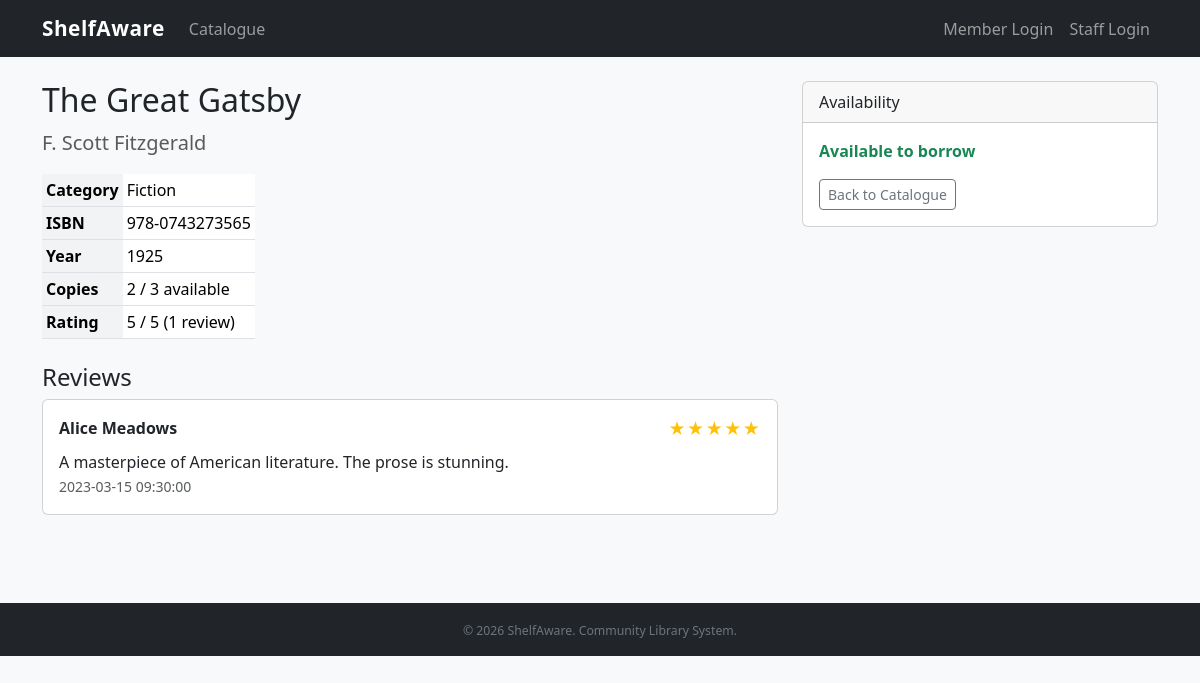
Page /book.php?id=1 on the committed database.
### tables this page shows
CREATE TABLE IF NOT EXISTS book (
    Book_id INT PRIMARY KEY AUTO_INCREMENT,
    Title VARCHAR(200) NOT NULL,
    Author VARCHAR(150) NOT NULL,
    ISBN VARCHAR(20),
    Category_id INT NOT NULL,
    CopiesTotal INT NOT NULL DEFAULT 1,
    CopiesAvailable INT NOT NULL DEFAULT 1,
    Year INT,
    CONSTRAINT fk_book_category FOREIGN KEY (Category_id) REFERENCES category(Category_id)
);

CREATE TABLE IF NOT EXISTS category (
    Category_id INT PRIMARY KEY AUTO_INCREMENT,
    Name VARCHAR(100) NOT NULL
);

CREATE TABLE IF NOT EXISTS review (
    Review_id INT PRIMARY KEY AUTO_INCREMENT,
    Book_id INT NOT NULL,
    Member_id INT NOT NULL,
    Rating TINYINT NOT NULL,
    Comment TEXT,
    CreatedAt DATETIME NOT NULL,
    CONSTRAINT fk_review_book FOREIGN KEY (Book_id) REFERENCES book(Book_id),
    CONSTRAINT fk_review_member FOREIGN KEY (Member_id) REFERENCES member(Member_id)
);

CREATE TABLE IF NOT EXISTS member (
    Member_id INT PRIMARY KEY AUTO_INCREMENT,
    Name VARCHAR(150) NOT NULL,
    Email VARCHAR(150) NOT NULL UNIQUE,
    Phone VARCHAR(20),
    JoinDate DATE NOT NULL,
    Password VARCHAR(255) NOT NULL
);

### helpers.php (called while the page is built, shortened)
<?php
function e(mixed $s): string
{
    return htmlspecialchars((string)$s, ENT_QUOTES | ENT_SUBSTITUTE, 'UTF-8');
}

### book.php (the view, shortened to what this page needs)
<?php
require_once __DIR__ . '/helpers.php';
$pdo = get_pdo();
$id = (int)($_GET['id'] ?? 0);
$stmt = $pdo->prepare("SELECT b.*, c.Name AS CategoryName FROM book b JOIN category c ON b.Category_id = c.Category_id WHERE b.Book_id = ?");
$stmt->execute([$id]);
$book = $stmt->fetch();
$stmt = $pdo->prepare("SELECT AVG(Rating) AS avg_rating, COUNT(*) AS cnt FROM review WHERE Book_id = ?");
$stmt->execute([$id]);
$avg_row    = $stmt->fetch();
$avg_rating = $avg_row['avg_rating'] ? round($avg_row['avg_rating'], 1) : null;
$stmt = $pdo->prepare("SELECT r.*, m.Name AS MemberName FROM review r JOIN member m ON r.Member_id = m.Member_id WHERE r.Book_id = ? ORDER BY r.CreatedAt DESC");
$stmt->execute([$id]);
$reviews = $stmt->fetchAll();
require __DIR__ . '/partials/header.php';
?>
<div class="row">
    <div class="col-md-8">
        <h2><?= e($book['Title']) ?></h2>
        <p class="lead text-muted"><?= e($book['Author']) ?></p>
        <table class="table table-sm w-auto mb-4">
            <tr><th>Category</th><td><?= e($book['CategoryName']) ?></td></tr>
            <?php if ($book['ISBN']): ?>
            <tr><th>ISBN</th><td><?= e($book['ISBN']) ?></td></tr>
            <?php endif; ?>
            <?php if ($book['Year']): ?>
            <tr><th>Year</th><td><?= e($book['Year']) ?></td></tr>
            <?php endif; ?>
            <tr><th>Copies</th><td><?= e($book['CopiesAvailable']) ?> / <?= e($book['CopiesTotal']) ?> available</td></tr>
            <?php if ($avg_rating): ?>
            <tr><th>Rating</th><td><?= e($avg_rating) ?> / 5 (<?= e($avg_row['cnt']) ?> review<?= $avg_row['cnt'] != 1 ? 's' : '' ?>)</td></tr>
            <?php endif; ?>
        </table>
        <h4>Reviews</h4>
        <?php if (empty($reviews)): ?>
        <p class="text-muted">No reviews yet.</p>
        <?php else: ?>
        <?php foreach ($reviews as $rev): ?>
        <div class="card mb-3">
            <div class="card-body">
                <div class="d-flex justify-content-between">
                    <strong><?= e($rev['MemberName']) ?></strong>
                    <span class="text-warning"><?= str_repeat('★', (int)$rev['Rating']) ?><?= str_repeat('☆', 5 - (int)$rev['Rating']) ?></span>
                </div>
                <?php if ($rev['Comment']): ?>
                <p class="mt-2 mb-0"><?= e($rev['Comment']) ?></p>
                <?php endif; ?>
                <small class="text-muted"><?= e($rev['CreatedAt']) ?></small>
            </div>
        </div>
        <?php endforeach; ?>
        <?php endif; ?>
    </div>
    <div class="col-md-4">
        <div class="card">
            <div class="card-header">Availability</div>
            <div class="card-body">
                <?php if ((int)$book['CopiesAvailable'] > 0): ?>
                <p class="text-success fw-bold">Available to borrow</p>
                <?php else: ?>
                <p class="text-danger fw-bold">All copies on loan</p>
                <?php endif; ?>
                <a href="/index.php" class="btn btn-outline-secondary btn-sm">Back to Catalogue</a>
            </div>
        </div>
    </div>
</div>
<?php require __DIR__ . '/partials/footer.php'; ?>

### styles.css (style rules this page uses)
body { background-color: #f8f9fa; }
.text-warning { font-size: 1.05rem; letter-spacing: 1px; }
.table th { font-weight: 600; background-color: #f1f3f5; }

### rows in the picture
book: Title "The Great Gatsby", Author "F. Scott Fitzgerald", Category.Name "Fiction", ISBN "978-0743273565", Year "1925", CopiesAvailable "2", CopiesTotal "3"
review: Member.Name "Alice Meadows", Rating "★★★★★", Comment "A masterpiece of American literature. The prose is stunning.", CreatedAt "2023-03-15 09:30:00"

### other values in the picture
APP_NAME "ShelfAware"
$avg_rating "5"
$avg_row['cnt'] "1"
